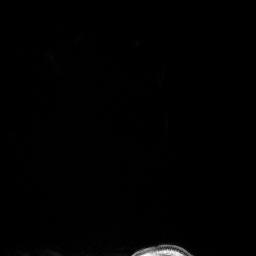
#> input picture keras_implementation/old_data/ClearImages/output-slice001.jpg, 256 x 256 px, found by its file name; its folder holds 4 pictures in this run
$ python data_generator.py
#> lines starting #> are read from the running program, lines starting #| are printed output that depends on the picture
#> in cleanup_data_generator, clear_image is the input picture: shape (256, 256); min 0, max 255, mean 1.5
### keras_implementation/scripts/utilities/image_utils.py
"""
Various image augmentation functions
"""

import cv2
import numpy as np
import SimpleITK
import glob
import os
from skimage.restoration import denoise_nl_means, estimate_sigma
from skimage.metrics import structural_similarity
import matplotlib.pyplot as plt
import seaborn as sns
import re
from typing import List, Tuple
from collections import namedtuple


# [538 lines left out: functions save_image, pngs_to_nii, CLAHE_image_folder, CLAHE_single_image, standardize, reverse_standardize and 12 more, not called in this run]


def hist_match(source: np.ndarray, template: np.ndarray) -> np.ndarray:
    """
    Adjust the pixel values of a grayscale image such that its histogram
    matches that of a target image

    Parameters:
    -----------
    source: Image to transform; the histogram is computed over the flattened
        array
    template: Template image; can have different dimensions to source

    Returns:
    -----------
    matched: The transformed output image
    """

    # get the original shape of the source images
    oldshape = source.shape
#> oldshape = (256, 256)
    source = source.ravel()
    template = template.ravel()

    # get the set of unique pixel values and their corresponding indices and
    # counts
    s_values, bin_idx, s_counts = np.unique(source, return_inverse=True,
                                            return_counts=True)
#> s_values = 226 values from 0 to 255; s_counts = 226 values, max 42307 at index 0, min 1 at index 22, mean 290
    t_values, t_counts = np.unique(template, return_counts=True)
#> t_values = 226 values from 0 to 255; t_counts has the same summary as s_counts

    # take the cumsum of the counts and normalize by the number of pixels to
    # get the empirical cumulative distribution functions for the source and
    # template images (maps pixel value --> quantile)
    s_quantiles = np.cumsum(s_counts).astype(np.float64)
#> s_quantiles = 226 values from 42307 to 65536
    s_quantiles /= s_quantiles[-1]
#> s_quantiles = 226 values from 0.646 to 1
    t_quantiles = np.cumsum(t_counts).astype(np.float64)
#> t_quantiles = 226 values from 42307 to 65536
    t_quantiles /= t_quantiles[-1]
#> t_quantiles = 226 values from 0.646 to 1

    # interpolate linearly to find the pixel values in the template image
    # that correspond most closely to the quantiles in the source image
    interp_t_values = np.interp(s_quantiles, t_quantiles, t_values)
#> interp_t_values = 226 values from 0 to 255

    return interp_t_values[bin_idx].reshape(oldshape)


# [7 lines left out: function to_tensor, not called in this run]


def from_tensor(img):
    """ Converts an image tensor into an image (numpy array) """
    return np.squeeze(np.moveaxis(img[..., 0], 0, -1))


# [3 lines that do not run on import are left out]

### keras_implementation/scripts/utilities/data_generator.py
import glob
import cv2
import numpy as np
from enum import Enum
import os
from os.path import join
from typing import List, Tuple, Dict
from utilities import image_utils
from skimage.metrics import peak_signal_noise_ratio, structural_similarity
from scipy.ndimage import zoom
import re

# Global variable definitions
aug_times = 1
batch_size = 128


class ImageType(Enum):
    """An Enum representing a Clear Image and a Blurry Image"""
    CLEARIMAGE = 1
    BLURRYIMAGE = 2


class NoiseLevel(Enum):
    """An Enum representing Low, Medium, or High Noise level"""
    LOW = 1
    MEDIUM = 2
    HIGH = 3
    ALL = 4


class ImageFormat(Enum):
    """An Enum representing whether an image is a JPG image or a PNG image"""
    JPG = 1
    PNG = 2


class ImagePatch:
    """
    Represents an image patch, which contains both an image patch as a numpy array, and
    a standard deviation of its residual as a float
    """

    # [509 lines left out: functions __init__, convert_patch_to_int, reshape_patch, show, data_aug, generate_patches_from_file_name and 10 more, not called in this run]


def cleanup_data_generator(clear_image_dirs: List[str] = [join('data', 'subj1', 'train')],
                           blurry_image_dirs: List[str] = [join('psnr_results', 'subj1_results', 'train')],
                           image_format: ImageFormat = ImageFormat.PNG) -> Tuple[np.ndarray, np.ndarray]:
    """

    Parameters
    ----------
    clear_image_dirs: The directories under which clean images (x) are found
    blurry_image_dirs: The directories under which blurry images (y) are found
    image_format: The type of image format used (PNG, JPG, etc.)

    Return
    ------
    (clear_data, blurry_data)
    """
    # Sort the image directories by their subject number
    clear_image_dirs.sort(key=lambda clear_image_dir: int(''.join(filter(str.isdigit, clear_image_dir))))
    blurry_image_dirs.sort(key=lambda blurry_image_dir: int(''.join(filter(str.isdigit, blurry_image_dir))))

    clear_data = []
    blurry_data = []

    for clear_image_dir, blurry_image_dir in zip(clear_image_dirs, blurry_image_dirs):

        # Iterate over the entire list of images
        for i, file_name in enumerate(os.listdir(clear_image_dir)):
            if file_name.endswith('.jpg') or file_name.endswith('.png'):
                # Read the Clear and Blurry Images as numpy arrays
                clear_image = cv2.imread(os.path.join(clear_image_dir, file_name), 0)
                blurry_image = cv2.imread(os.path.join(blurry_image_dir, file_name), 0)
                if clear_image is None:
                    print(f'{os.path.join(clear_image_dir, file_name)} is returning none for clear_image')
                if blurry_image is None:
                    print(f'{os.path.join(blurry_image_dir, file_name)} is returning none for blurry_image')
                assert clear_image is not None and blurry_image is not None

                # Histogram equalize the blurry image px distribution to match the clear image px distribution
                blurry_image = image_utils.hist_match(np.array(blurry_image), np.array(clear_image)).astype('uint8')

                # Append the images to full lists of data
                clear_data.extend(clear_image)
                blurry_data.extend(blurry_image)

                ''' Just logging
                # Show the blurry image (Pre-Histogram Equalization), clear image, and
                # blurry image (Post-Histogram Equalization)
                logger.show_images([(f'CoregisteredBlurryImage (Pre-Histogram Equalization)', image),
                                    (f'Matching Clear Image', clear_image),
                                    ('CoregisteredBlurryImage (Post-Histogram Equalization)', equalized_image)])
                '''

    # Convert clear_data and blurry_data to numpy arrays of ints
    clear_data = np.array(clear_data, dtype='uint8')
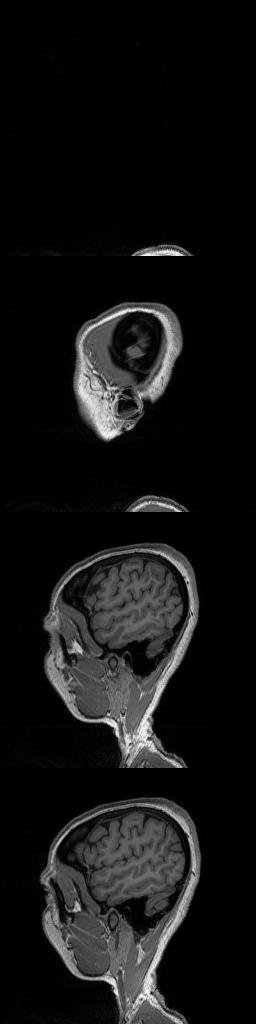
#> clear_data: shape (1024, 256); min 0, max 255, mean 20
    blurry_data = np.array(blurry_data, dtype='uint8')

    # Extend the dimensionality of the images by adding a new dimension
    clear_data = clear_data[..., np.newaxis]
    blurry_data = blurry_data[..., np.newaxis]

    # Make sure that clear_data and blurry_data have the same length
    assert (len(blurry_data) == len(clear_data))

    return clear_data, blurry_data


# [228 lines left out: functions pair_data_generator, retrieve_train_data, not called in this run]


if __name__ == '__main__':
    # [6 lines of commented-out code are left out]
    data = cleanup_data_generator(
        clear_image_dirs=['/home/ubuntu/PycharmProjects/MyDenoiser/keras_implementation/data/subj1/train/ClearImages'],
        blurry_image_dirs=[
            '/home/ubuntu/PycharmProjects/MyDenoiser/keras_implementation/psnr_results/subj1_results/train'])
